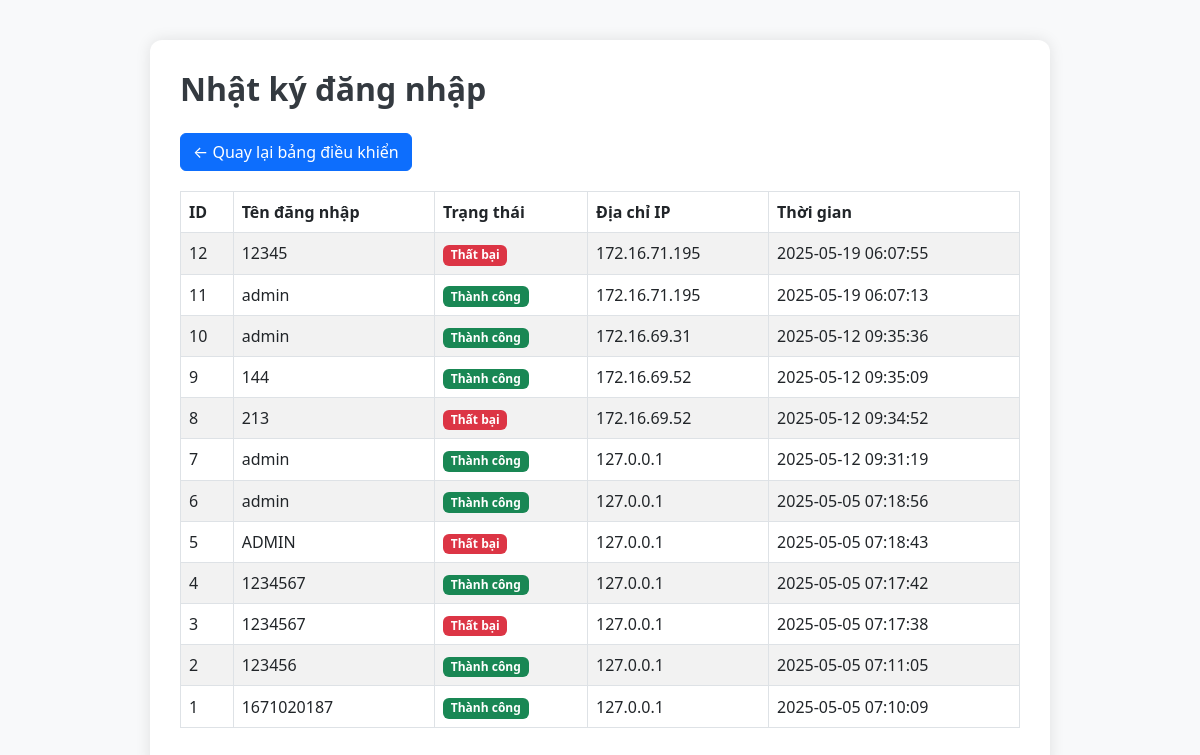
Before: /admin/logs (signed in) with the older database file.
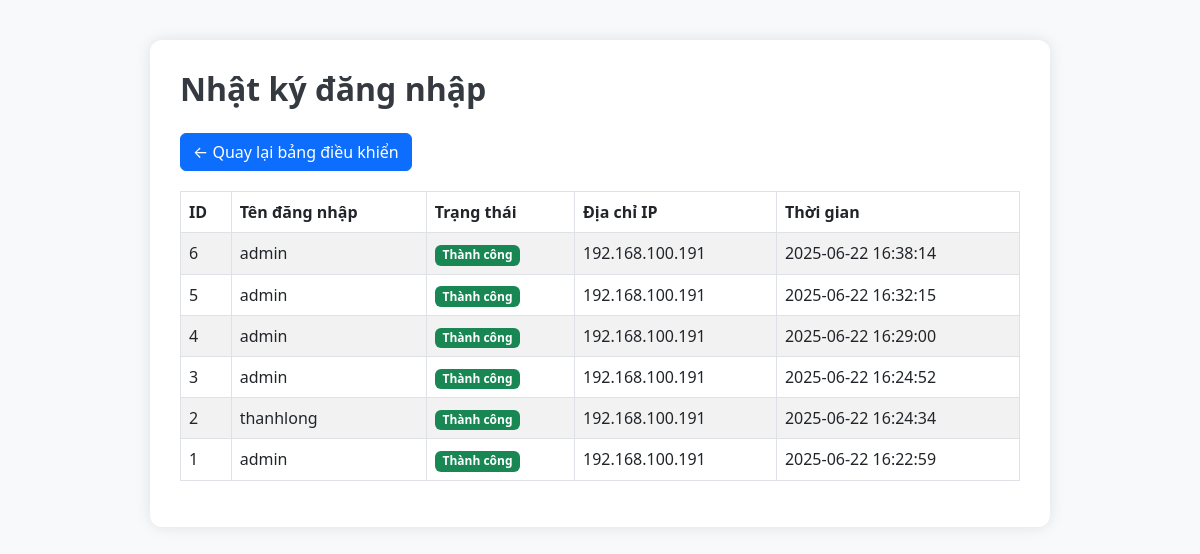
After: the same page with the newer database file.
### app.py (models this page shows)
class LoginLog(db.Model):
    id = db.Column(db.Integer, primary_key=True)
    username = db.Column(db.String(50), nullable=False)
    success = db.Column(db.Boolean, default=False)
    timestamp = db.Column(db.DateTime, default=datetime.utcnow)
    ip_address = db.Column(db.String(50))

### app.py (the view)
@app.route('/admin/logs')
@admin_required
def admin_logs():
    logs = LoginLog.query.order_by(LoginLog.timestamp.desc()).all()
    return render_template('admin/logs.html', logs=logs)

### app.py (called while the page is built)
def admin_required(f):
    @wraps(f)
    def decorated(*args, **kwargs):
        if 'username' not in session:
            flash('Vui lòng đăng nhập.', 'danger')
            return redirect(url_for('login'))
        user = User.query.filter_by(username=session['username']).first()
        if not user or not user.is_admin:
            flash('Yêu cầu truy cập quản trị.', 'danger')
            return redirect(url_for('index'))
        return f(*args, **kwargs)
    return decorated

### templates/admin/logs.html (shortened to what this page needs)
<!DOCTYPE html>
<html lang="en">
<head>
  <link href="https://cdn.jsdelivr.net/npm/bootstrap@5.3.0-alpha1/dist/css/bootstrap.min.css" rel="stylesheet" />
</head>
<body>
  <div class="container">
    <h2>Nhật ký đăng nhập</h2>
    <a href="{{ url_for('admin_dashboard') }}" class="btn btn-primary">
      &larr; Quay lại bảng điều khiển
    </a>
    <div class="table-responsive">
      <table class="table table-striped table-bordered align-middle">
        <thead>
          <tr>
            <th>ID</th>
            <th>Tên đăng nhập</th>
            <th>Trạng thái</th>
            <th>Địa chỉ IP</th>
            <th>Thời gian</th>
          </tr>
        </thead>
        <tbody>
          {% for log in logs %}
          <tr>
            <td>{{ log.id }}</td>
            <td>{{ log.username }}</td>
            <td>
              {% if log.success %}
              <span class="badge bg-success">Thành công</span>
              {% else %}
              <span class="badge bg-danger">Thất bại</span>
              {% endif %}
            </td>
            <td>{{ log.ip_address }}</td>
            <td>{{ log.timestamp.strftime('%Y-%m-%d %H:%M:%S') }}</td>
          </tr>
          {% endfor %}
        </tbody>
      </table>
    </div>
  </div>
</body>
</html>

### templates/admin/logs.html (style rules this page uses)
body { background-color: #f8f9fa; padding-top: 40px; padding-bottom: 40px; }
.container { max-width: 900px; background: white; padding: 30px; border-radius: 12px; box-shadow: 0 0 15px rgba(0, 0, 0, 0.1); }
h2 { margin-bottom: 25px; font-weight: 700; color: #343a40; }
.table thead { background-color: #343a40; color: white; }
.btn-primary { margin-bottom: 20px; }

Changed rows visible on the page:
removed LoginLog: id "12", username "12345", success "Thất bại", ip_address "172.16.71.195", timestamp "2025-05-19 06:07:55"
removed LoginLog: id "11", username "admin", success "Thành công", ip_address "172.16.71.195", timestamp "2025-05-19 06:07:13"
removed LoginLog: id "10", username "admin", success "Thành công", ip_address "172.16.69.31", timestamp "2025-05-12 09:35:36"
removed LoginLog: id "9", username "144", success "Thành công", ip_address "172.16.69.52", timestamp "2025-05-12 09:35:09"
removed LoginLog: id "8", username "213", success "Thất bại", ip_address "172.16.69.52", timestamp "2025-05-12 09:34:52"
removed LoginLog: id "7", username "admin", success "Thành công", ip_address "127.0.0.1", timestamp "2025-05-12 09:31:19"
changed LoginLog id 6: ip_address "127.0.0.1" → "192.168.100.191"; timestamp "2025-05-05 07:18:56" → "2025-06-22 16:38:14"
changed LoginLog id 5: username "ADMIN" → "admin"; ip_address "127.0.0.1" → "192.168.100.191"; timestamp "2025-05-05 07:18:43" → "2025-06-22 16:32:15"; success "Thất bại" → "Thành công"
changed LoginLog id 4: username "1234567" → "admin"; ip_address "127.0.0.1" → "192.168.100.191"; timestamp "2025-05-05 07:17:42" → "2025-06-22 16:29:00"
changed LoginLog id 3: username "1234567" → "admin"; ip_address "127.0.0.1" → "192.168.100.191"; timestamp "2025-05-05 07:17:38" → "2025-06-22 16:24:52"; success "Thất bại" → "Thành công"
changed LoginLog id 2: username "123456" → "thanhlong"; ip_address "127.0.0.1" → "192.168.100.191"; timestamp "2025-05-05 07:11:05" → "2025-06-22 16:24:34"
changed LoginLog id 1: username "1671020187" → "admin"; ip_address "127.0.0.1" → "192.168.100.191"; timestamp "2025-05-05 07:10:09" → "2025-06-22 16:22:59"
